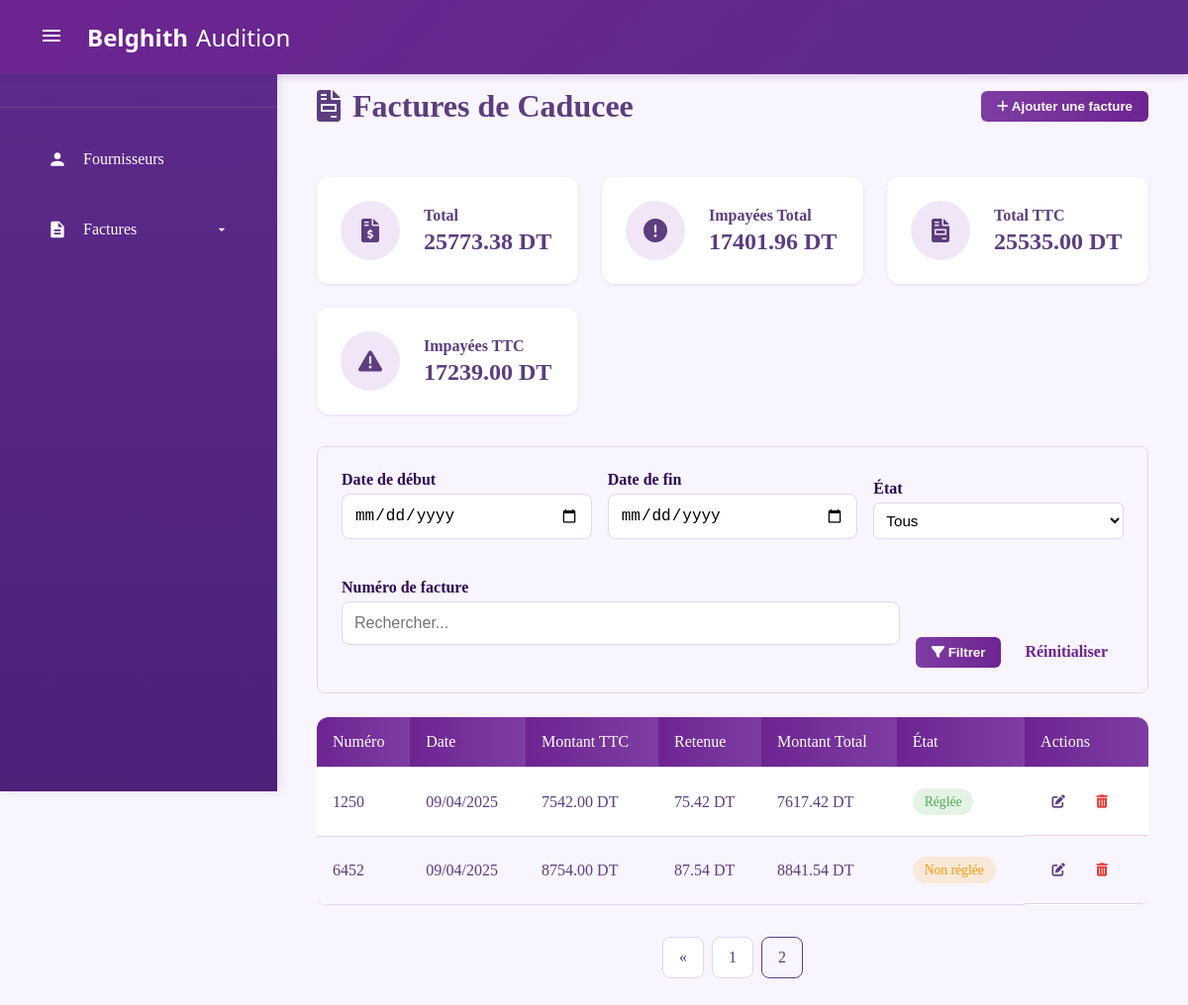
The app's page /fournisseurs/1/factures/?page=2 with its own data.
### facturation/models.py (models this page shows, shortened)
class Fournisseur(models.Model):
    nom = models.CharField(max_length=100, verbose_name="Nom du fournisseur")
    class Meta:
        verbose_name = "Fournisseur"
        verbose_name_plural = "Fournisseurs"

class Facture(models.Model):
    ETAT_CHOICES = [
        ('R', 'Réglée'),
        ('N', 'Non réglée'),
    ]
    fournisseur = models.ForeignKey(Fournisseur, on_delete=models.CASCADE, related_name="factures")
    numero = models.CharField(max_length=50, unique=True, verbose_name="Numéro de facture")
    date = models.DateField(verbose_name="Date de facturation")
    montant = models.DecimalField(
        max_digits=10,
        decimal_places=2,
        validators=[MinValueValidator(0)],
        verbose_name="Montant HT"
    )
    retenu = models.DecimalField(max_digits=10, decimal_places=2, default=0, editable=False)
    montant_ttc = models.DecimalField(max_digits=10, decimal_places=2, editable=False)
    etat = models.CharField(max_length=1, choices=ETAT_CHOICES, default='N')
    class Meta:
        verbose_name = "Facture"
        verbose_name_plural = "Factures"
        ordering = ["-date"]

### facturation/views.py (the view, shortened to what this page needs)
# urls.py: path('fournisseurs/<int:fournisseur_id>/factures/', views.factures_par_fournisseur, name='fournisseur_factures'),
def factures_par_fournisseur(request, fournisseur_id):
    fournisseur = get_object_or_404(Fournisseur, id=fournisseur_id)
    tous_les_fournisseurs = Fournisseur.objects.all()
    factures = Facture.objects.filter(fournisseur=fournisseur)
    date_debut = request.GET.get('date_debut')
    date_fin = request.GET.get('date_fin')
    etat = request.GET.get('etat')
    if etat:
        factures = factures.filter(etat=etat)
    numero = request.GET.get('numero')
    if numero:
        factures = factures.filter(numero__icontains=numero)
    paginator = Paginator(factures.order_by('-date'), 5)
    page_number = request.GET.get('page')
    factures_page = paginator.get_page(page_number)
    total_ttc = factures.aggregate(total=Sum('montant_ttc'))['total'] or 0
    total_ht = factures.aggregate(total=Sum('montant'))['total'] or 0
    total_ttc_non_regle = factures.filter(etat='N').aggregate(total=Sum('montant_ttc'))['total'] or 0
    total_ht_non_regle = factures.filter(etat='N').aggregate(total=Sum('montant'))['total'] or 0
    context = {
        'fournisseur': fournisseur,
        'factures': factures_page,
        'total_ttc': total_ttc,
        'total_ht': total_ht,
        'total_ttc_non_regle': total_ttc_non_regle,
        'total_ht_non_regle': total_ht_non_regle,
        'fournisseurs': tous_les_fournisseurs,
    }
    return render(request, 'dashboard/factures_par_fournisseur.html', context)

### facturation/templates/dashboard/factures_par_fournisseur.html (shortened to what this page needs)
{% extends 'base.html' %}
{% load static %}
{% block content %}
<div class="content-container">
  <div class="page-header">
    <h1><i class="fas fa-file-invoice"></i> Factures de {{ fournisseur.nom }}</h1>
    <div class="header-actions">
      <button class="btn btn-primary" onclick="openModal('add-facture-modal')">
        <i class="fas fa-plus"></i> Ajouter une facture
      </button>
    </div>
  </div>
  <div class="summary-cards">
    <div class="summary-card">
      <div class="summary-icon">
        <i class="fas fa-file-invoice-dollar"></i>
      </div>
      <div class="summary-content">
        <h3>Total</h3>
        <p>{{ total_ttc|floatformat:2 }} DT</p>
      </div>
    </div>
    <div class="summary-card">
      <div class="summary-icon">
        <i class="fas fa-exclamation-circle"></i>
      </div>
      <div class="summary-content">
        <h3>Impayées Total</h3>
        <p>{{ total_ttc_non_regle|floatformat:2 }} DT</p>
      </div>
    </div>
    <div class="summary-card">
      <div class="summary-icon">
        <i class="fas fa-file-invoice"></i>
      </div>
      <div class="summary-content">
        <h3>Total TTC</h3>
        <p>{{ total_ht|floatformat:2 }} DT</p>
      </div>
    </div>
    <div class="summary-card">
      <div class="summary-icon">
        <i class="fas fa-exclamation-triangle"></i>
      </div>
      <div class="summary-content">
        <h3>Impayées TTC</h3>
        <p>{{ total_ht_non_regle|floatformat:2 }} DT</p>
      </div>
    </div>
  </div>
  <div class="filters-card">
    <form method="GET" class="filter-form">
      <div class="form-row">
        <div class="form-group">
          <label>Date de début</label>
          <input type="date" name="date_debut" value="{{ request.GET.date_debut }}" class="form-control">
        </div>
        <div class="form-group">
          <label>Date de fin</label>
          <input type="date" name="date_fin" value="{{ request.GET.date_fin }}" class="form-control">
        </div>
        <div class="form-group">
          <label>État</label>
          <select name="etat" class="form-control">
            <option value="">Tous</option>
          </select>
        </div>
        <div class="form-group">
          <label>Numéro de facture</label>
          <input type="text" name="numero" value="{{ request.GET.numero }}" class="form-control" placeholder="Rechercher...">
        </div>
        <div class="form-actions">
          <button type="submit" class="btn btn-secondary">
            <i class="fas fa-filter"></i> Filtrer
          </button>
          <a href="{% url 'fournisseur_factures' fournisseur.id %}" class="btn btn-outline">Réinitialiser</a>
        </div>
      </div>
    </form>
  </div>
  <div class="table-responsive">
    <table class="data-table">
      <thead>
        <tr>
          <th>Numéro</th>
          <th>Date</th>
          <th>Montant TTC</th>
          <th>Retenue</th>
          <th>Montant Total</th>
          <th>État</th>
          <th>Actions</th>
        </tr>
      </thead>
      <tbody>
        {% for facture in factures %}
        <tr>
          <td>{{ facture.numero }}</td>
          <td>{{ facture.date|date:"d/m/Y" }}</td>
          <td>{{ facture.montant|floatformat:2 }} DT</td>
          <td>{{ facture.retenu|floatformat:2 }} DT</td>
          <td>{{ facture.montant_ttc|floatformat:2 }} DT</td>
          <td>
            <span class="badge {% if facture.etat == 'R' %}badge-success{% else %}badge-warning{% endif %}">
              {{ facture.get_etat_display }}
            </span>
          </td>
          <td class="actions">
            <button class="btn-icon edit" onclick="openEditModal({{ facture.id }})">
              <i class="fas fa-edit"></i>
            </button>
            <button class="btn-icon delete" onclick="openDeleteModal({{ facture.id }})">
              <i class="fas fa-trash-alt"></i>
            </button>
          </td>
        </tr>
        {% empty %}
        <tr>
          <td colspan="7" class="text-center">Aucune facture trouvée</td>
        </tr>
        {% endfor %}
      </tbody>
    </table>
  </div>
  <div class="pagination">
    {% if factures.has_previous %}
      <a href="?page={{ factures.previous_page_number }}" class="page-link">&laquo;</a>
    {% endif %}
    {% for num in factures.paginator.page_range %}
      {% if factures.number == num %}
        <a href="#" class="page-link active">{{ num }}</a>
      {% else %}
        <a href="?page={{ num }}" class="page-link">{{ num }}</a>
      {% endif %}
    {% endfor %}
  </div>
</div>
{% endblock %}

### records on screen
Fournisseur: nom "Caducee"
Facture: numero "1250", date "09/04/2025", montant "7542.00", retenu "75.42", montant_ttc "7617.42", etat "Réglée"
Facture: numero "6452", date "09/04/2025", montant "8754.00", retenu "87.54", montant_ttc "8841.54", etat "Non réglée"

### other values on screen
{{ total_ttc|floatformat:2 }} "25773.38"
{{ total_ttc_non_regle|floatformat:2 }} "17401.96"
{{ total_ht|floatformat:2 }} "25535.00"
{{ total_ht_non_regle|floatformat:2 }} "17239.00"
{{ num }} "1"
{{ num }} "2"
